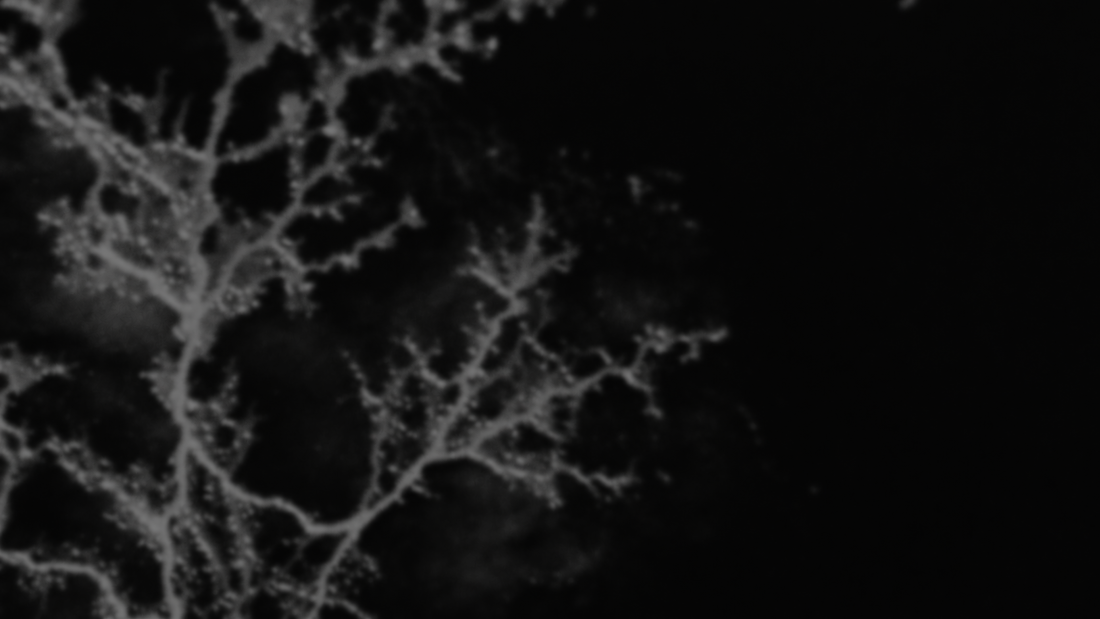
#> input picture launcher/assets/neural_glass_sidebar.png, 2200 x 1238 px, given in place of tlg-icon-1024.png, which was not available (shown at 1/2 size)
$ python make_icon.py ../../launcher/assets/neural_glass_sidebar.png ../../launcher/assets/tlou_guitar_original.png
#> lines starting #> are read from the running program, lines starting #| are printed output that depends on the picture
"""Builds the port's icon files from packaging/icon/tlg-icon-1024.png (original art made for
this project; the official game art is read from the player's dump at run time). Needs Pillow.
usage: make_icon.py launcher/tlg.ico launcher/tlg.png"""
from pathlib import Path
import sys
from PIL import Image

SOURCE = Path(__file__).resolve().parent.parent / 'icon' / 'tlg-icon-1024.png'


def main():
    ico, png = sys.argv[1], sys.argv[2]
    image = Image.open(SOURCE).convert('RGBA')
    image.resize((256, 256), Image.LANCZOS).save(png, optimize=True)
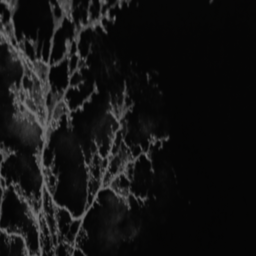
#> saved as tlou_guitar_original.png: PIL image 256x256 RGBA; mean R, G, B, A 19.7, 19.7, 19.5, 255
    image.save(ico, sizes=[(s, s) for s in (16, 24, 32, 48, 64, 128, 256)])


if __name__ == '__main__':
    main()

$ run again, on launcher/assets/tlou_guitar_original.png
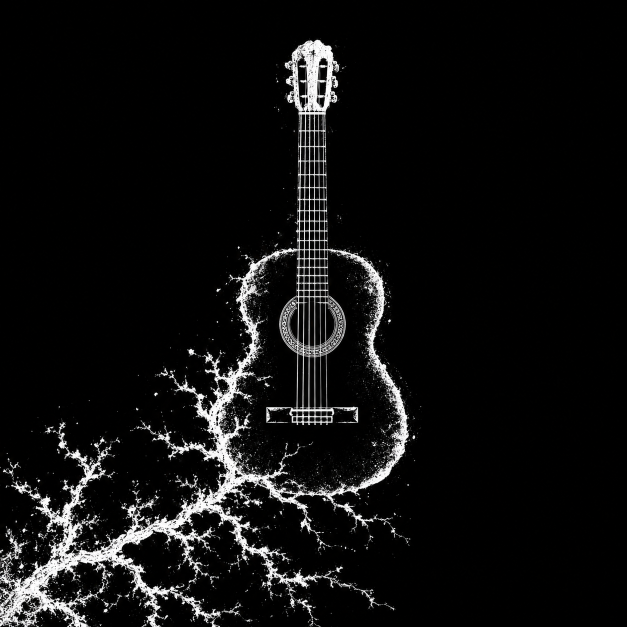
#> input picture launcher/assets/tlou_guitar_original.png, 1254 x 1254 px, given in place of tlg-icon-1024.png, which was not available (shown at 1/2 size)
#> in main, `image.resize((256, 256), Image.LANCZOS).save(png, optimize=True)`:
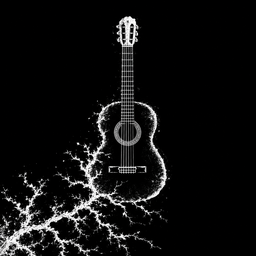
#> saved as tlou_guitar_original.png: PIL image 256x256 RGBA; mean R, G, B, A 16, 16, 16, 255
